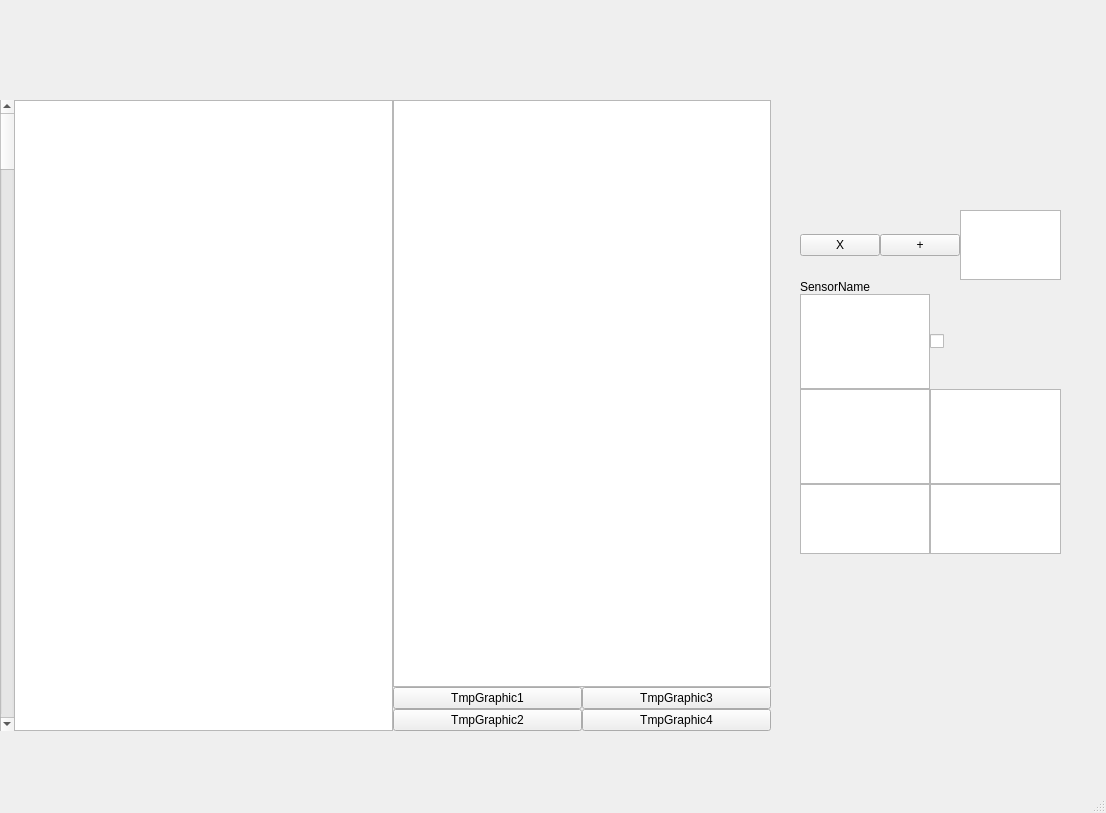
<?xml version="1.0" encoding="UTF-8"?>
<ui version="4.0">
 <class>MainWindow</class>
 <widget class="QMainWindow" name="MainWindow">
  <property name="geometry">
   <rect>
    <x>0</x>
    <y>0</y>
    <width>1106</width>
    <height>813</height>
   </rect>
  </property>
  <property name="windowTitle">
   <string>MainWindow</string>
  </property>
  <widget class="QWidget" name="centralwidget">
   <widget class="QWidget" name="horizontalLayoutWidget">
    <property name="geometry">
     <rect>
      <x>0</x>
      <y>100</y>
      <width>771</width>
      <height>631</height>
     </rect>
    </property>
    <layout class="QHBoxLayout" name="MainContainer">
     <property name="spacing">
      <number>0</number>
     </property>
     <item>
      <widget class="QScrollBar" name="ScrollBarSensor">
       <property name="orientation">
        <enum>Qt::Vertical</enum>
       </property>
      </widget>
     </item>
     <item>
      <layout class="QVBoxLayout" name="SxSideSensor" stretch="0">
       <property name="spacing">
        <number>0</number>
       </property>
       <property name="sizeConstraint">
        <enum>QLayout::SetDefaultConstraint</enum>
       </property>
       <item>
        <widget class="QListWidget" name="ActiveSensors"/>
       </item>
      </layout>
     </item>
     <item>
      <layout class="QVBoxLayout" name="DxSideSensor">
       <item>
        <layout class="QVBoxLayout" name="TheMap">
         <item>
          <widget class="QGraphicsView" name="graphicsView"/>
         </item>
        </layout>
       </item>
       <item>
        <layout class="QVBoxLayout" name="AnalyticGraphic">
         <property name="spacing">
          <number>0</number>
         </property>
         <item>
          <layout class="QHBoxLayout" name="UpGraphic">
           <item>
            <widget class="QPushButton" name="pushButton">
             <property name="text">
              <string>TmpGraphic1</string>
             </property>
            </widget>
           </item>
           <item>
            <widget class="QPushButton" name="pushButton_2">
             <property name="text">
              <string>TmpGraphic3</string>
             </property>
            </widget>
           </item>
          </layout>
         </item>
         <item>
          <layout class="QHBoxLayout" name="DownGraphic">
           <item>
            <widget class="QPushButton" name="pushButton_4">
             <property name="text">
              <string>TmpGraphic2</string>
             </property>
            </widget>
           </item>
           <item>
            <widget class="QPushButton" name="pushButton_3">
             <property name="text">
              <string>TmpGraphic4</string>
             </property>
            </widget>
           </item>
          </layout>
         </item>
        </layout>
       </item>
      </layout>
     </item>
    </layout>
   </widget>
   <widget class="QWidget" name="verticalLayoutWidget">
    <property name="geometry">
     <rect>
      <x>800</x>
      <y>210</y>
      <width>261</width>
      <height>344</height>
     </rect>
    </property>
    <layout class="QVBoxLayout" name="SensorLayoutUnited">
     <property name="spacing">
      <number>0</number>
     </property>
     <item>
      <layout class="QHBoxLayout" name="UpSensorLayout">
       <property name="spacing">
        <number>0</number>
       </property>
       <item>
        <layout class="QHBoxLayout" name="UpSensorLayoutDelDup" stretch="1,1">
         <property name="spacing">
          <number>0</number>
         </property>
         <property name="sizeConstraint">
          <enum>QLayout::SetFixedSize</enum>
         </property>
         <item>
          <widget class="QPushButton" name="DeleteSensor">
           <property name="text">
            <string>X</string>
           </property>
          </widget>
         </item>
         <item>
          <widget class="QPushButton" name="DuplicateSensor">
           <property name="text">
            <string>+</string>
           </property>
          </widget>
         </item>
        </layout>
       </item>
       <item>
        <widget class="QTextBrowser" name="SimulatedOrNot"/>
       </item>
      </layout>
     </item>
     <item>
      <layout class="QVBoxLayout" name="MidBottomCompressionV">
       <item>
        <layout class="QVBoxLayout" name="MidUnited">
         <property name="spacing">
          <number>-1</number>
         </property>
         <item>
          <widget class="QLabel" name="SensorNameLabel">
           <property name="text">
            <string>SensorName</string>
           </property>
          </widget>
         </item>
         <item>
          <layout class="QGridLayout" name="MidSensorLayoutG">
           <property name="spacing">
            <number>0</number>
           </property>
           <item row="1" column="1">
            <widget class="QTextBrowser" name="Value2"/>
           </item>
           <item row="0" column="0">
            <widget class="QTextBrowser" name="IDentification"/>
           </item>
           <item row="0" column="1">
            <widget class="QCheckBox" name="IsRunningTOCHANGE">
             <property name="sizePolicy">
              <sizepolicy hsizetype="Fixed" vsizetype="Fixed">
               <horstretch>0</horstretch>
               <verstretch>0</verstretch>
              </sizepolicy>
             </property>
             <property name="text">
              <string/>
             </property>
             <property name="checked">
              <bool>false</bool>
             </property>
            </widget>
           </item>
           <item row="1" column="0">
            <widget class="QTextBrowser" name="Value1"/>
           </item>
          </layout>
         </item>
         <item>
          <layout class="QHBoxLayout" name="BottomSensorLayoutH">
           <property name="spacing">
            <number>0</number>
           </property>
           <item>
            <widget class="QTextBrowser" name="LastUpdate"/>
           </item>
           <item>
            <widget class="QTextBrowser" name="Errors"/>
           </item>
          </layout>
         </item>
        </layout>
       </item>
      </layout>
     </item>
    </layout>
   </widget>
  </widget>
  <widget class="QMenuBar" name="menubar">
   <property name="geometry">
    <rect>
     <x>0</x>
     <y>0</y>
     <width>1106</width>
     <height>24</height>
    </rect>
   </property>
  </widget>
  <widget class="QStatusBar" name="statusbar"/>
 </widget>
 <resources/>
 <connections/>
</ui>
